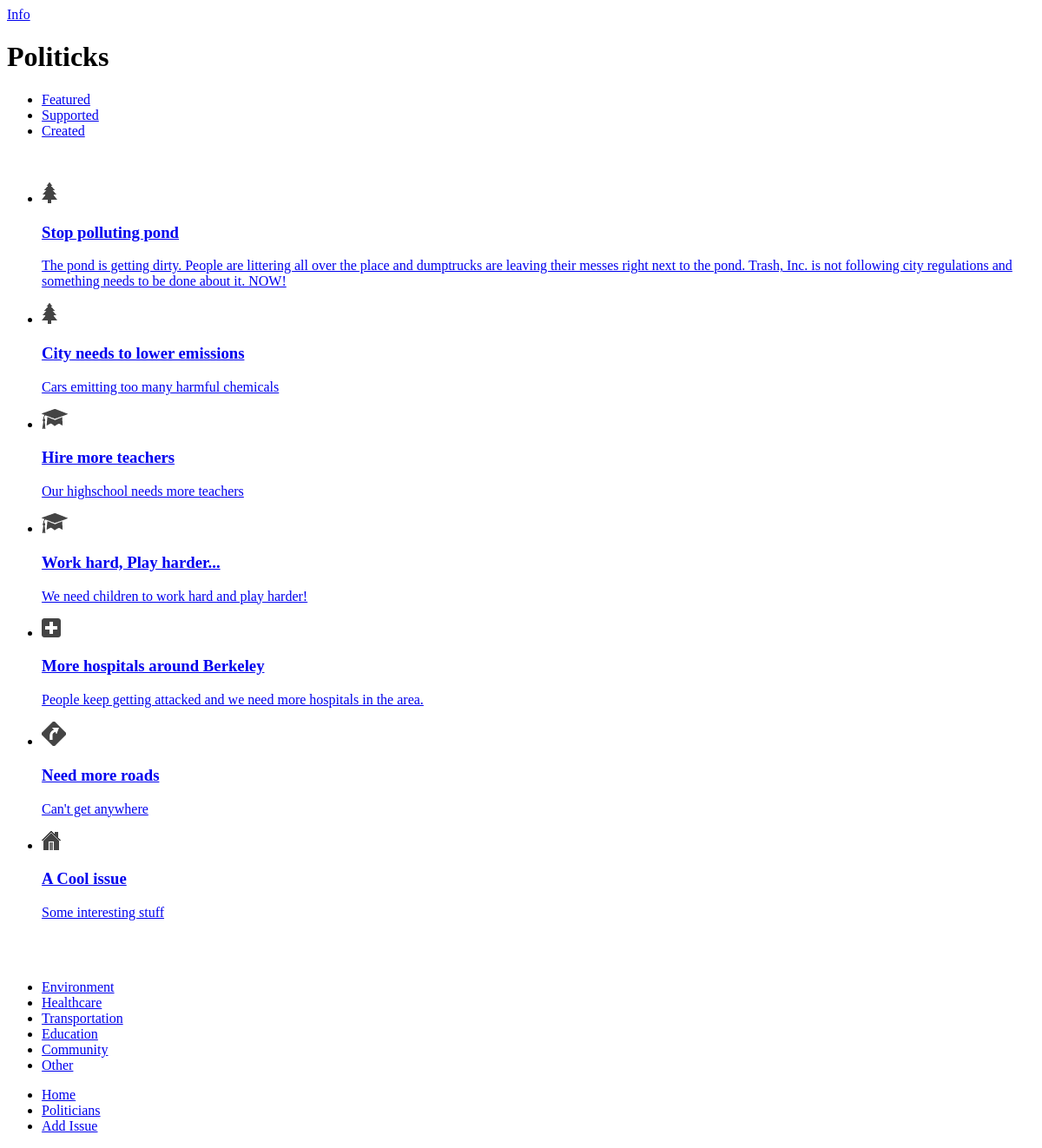
The page /createdissues.php (signed in) on the database as committed earlier.
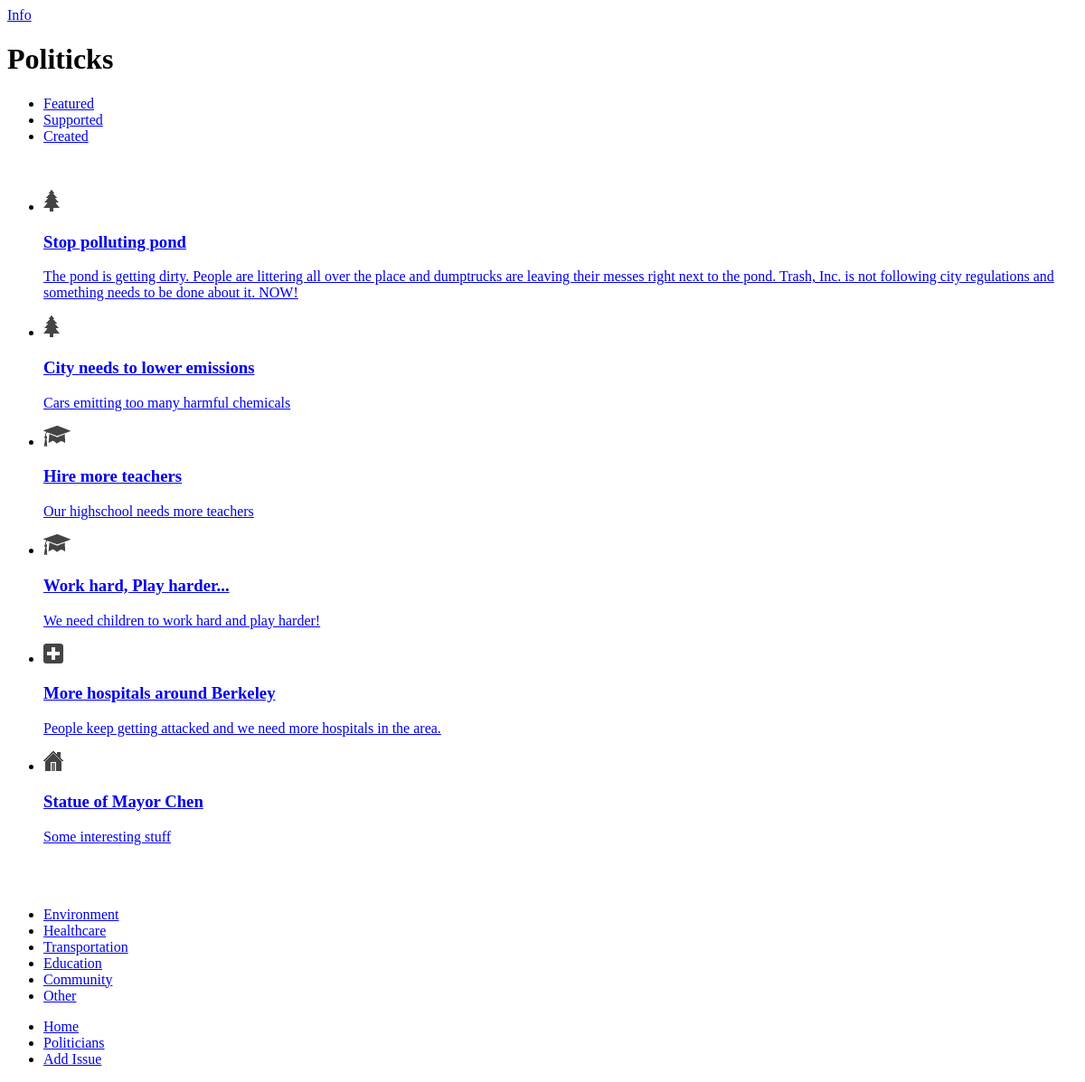
The same page on the database as committed later.
### tables this page shows
CREATE TABLE IF NOT EXISTS `issues` (
  `id` int(11) NOT NULL AUTO_INCREMENT,
  `name` tinytext NOT NULL,
  `description` text,
  `funding` double NOT NULL DEFAULT '0',
  `likes` int(11) NOT NULL DEFAULT '0',
  `category_id` int(11) NOT NULL,
  `user_id` int(11) NOT NULL,
  `image` varchar(300) NOT NULL,
  `latitude` float NOT NULL DEFAULT '0',
  `longitude` float NOT NULL DEFAULT '0',
  PRIMARY KEY (`id`)
);

CREATE TABLE IF NOT EXISTS `categories` (
  `id` int(11) NOT NULL AUTO_INCREMENT,
  `name` tinytext NOT NULL,
  `icon` varchar(75) NOT NULL,
  PRIMARY KEY (`id`)
);

### createdissues.php (the view, shortened to what this page needs)
<?php include_once("header.php") ?>
	<div data-role="content">
		<div data-role="navbar">
		<ul>
			<li><a href="index.php" data-theme="c">Featured</a></li>
			<li><a href="supportedissues.php" data-theme="c">Supported</a></li>
			<li><a href="createdissues.php" data-theme="c" class="ui-btn-active ui-state-persist">Created</a></li>
		</ul>
		</div>
		<br />
<?php
	if(isset($_GET["category"])){
		$query = sprintf("select *, issues.id as iid, issues.name as iname from issues, categories where issues.category_id = '%s' and categories.id = '%s' and issues.user_id = '%s'", mysql_real_escape_string($_GET["category"]), mysql_real_escape_string($_GET["category"]), mysql_real_escape_string($_SESSION["userid"]));
	}else{
		$query = sprintf("select *, issues.id as iid, categories.id as cid, issues.name as iname, categories.name as cname from issues,categories where issues.category_id = categories.id and issues.user_id = '%s'", mysql_real_escape_string($_SESSION["userid"]));
	}
	$result = mysql_query($query);
	$issues = "";
	$issuesgrid = "";
	while ($row=mysql_fetch_array($result)) {
	    $id = $row["iid"];
	    $name = $row["iname"];
	    $description = $row["description"];
	    $icon = $row["icon"];
	    $issues .= "<li><a href=\"issues.php?id=".$id."\">".
				"<img src=\"".$icon."\" />".
				"<h3>".$name."</h3>".
				"<p>".$description."</p>".
				"</a>".
				"<a href=\"editissue.php?id=".$id."\"></a>".
				"</li>";
	}
	$query = "select * from categories";
	$result = mysql_query($query);
	while ($row=mysql_fetch_array($result)){
		$issuesgrid .= "<li><a href=\"createdissues.php?category=".$row["id"]."\" id=\"".$row["name"]."\" data-icon=\"custom\" data-theme=\"c\">".$row["name"]."</a></li>";
	}
?>
		<div class="content-primary">
		<ul data-role="listview" data-split-icon="gear" data-theme="c" data-split-theme="d" data-filter="true" data-filter-placeholder="Search Issues...">
			<?= $issues; ?>
		</ul>
		<br />
		<br />
		<div data-role="footer" class="nav-glyphish-example">
			<div data-role="navbar" class="nav-glyphish-example" data-grid="a">
			<ul>
				<?= $issuesgrid; ?>
			</ul>
			</div>
		</div>
		</div>
	</div>
<?php include_once("footer.php") ?>

Rows that differ between the two databases and show on the page:
no longer on this page (row edited): issues: category.icon (picture), name "Need more roads", description "Can't get anywhere"
changed issues "Some interesting stuff": name "A Cool issue" → "Statue of Mayor Chen"
